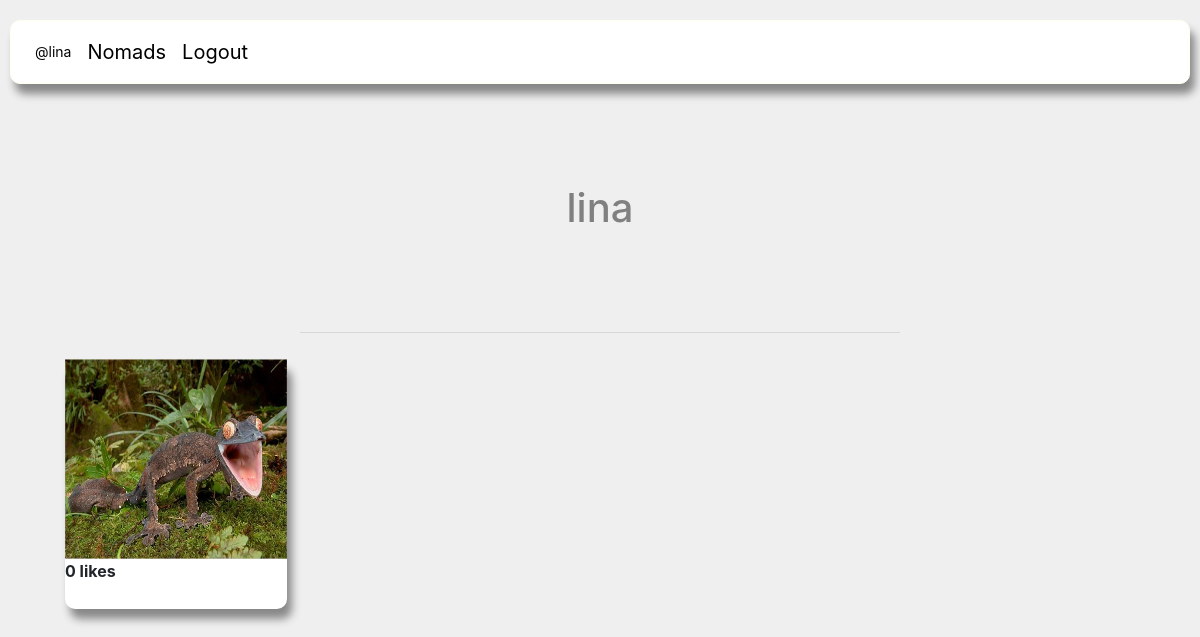
The page /users_post/2 on the database as committed earlier.
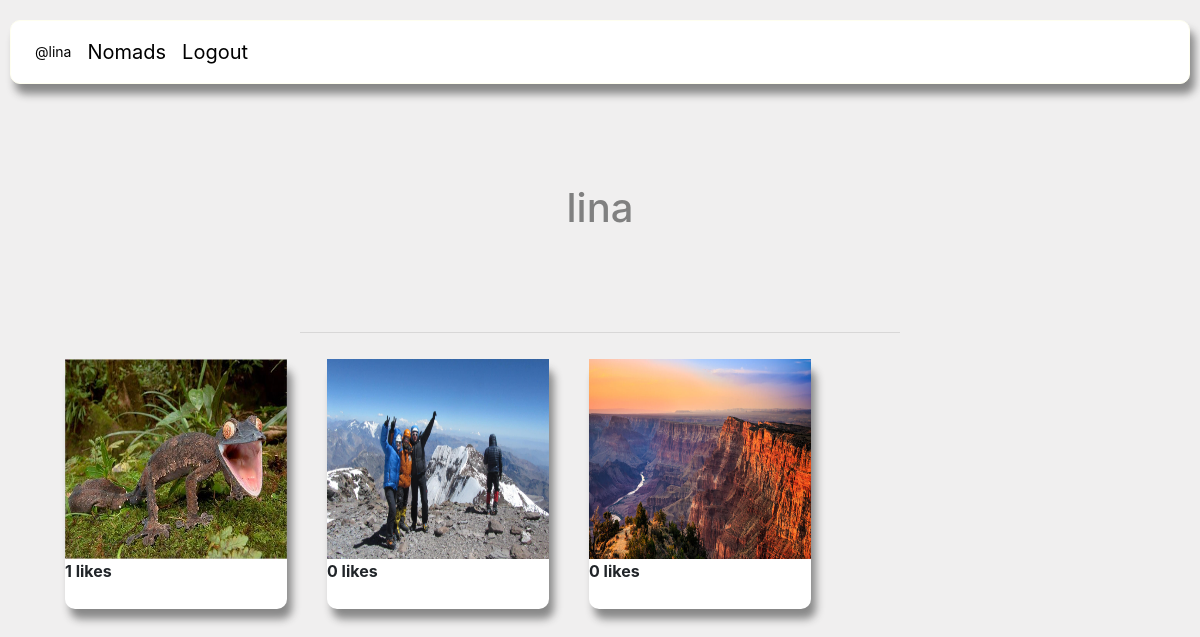
The same page on the database as committed later.
### nomadapp/models/post.py (models this page shows, shortened)
class Post(models.Model):
    user = models.ForeignKey(User, on_delete=models.CASCADE, related_name='comment')
    title = models.CharField(max_length=50)
    location = models.CharField(max_length=255, blank=True, default=None)
    description = models.TextField(blank=True, default='')
    date = models.DateField(auto_now=False, auto_now_add=False,)
    liked = models.ManyToManyField(User, default=None,blank=True,related_name='liked')
    post_image = models.ImageField(blank=True, upload_to='images/')
    class Meta:
        verbose_name = ("post")
        verbose_name_plural = ("posts")

### nomadapp/views/posts/user_post_list.py (the view)
# urls.py: path('users_post/<int:user_id>', user_post_list, name='users_post'),
def user_post_list(request, user_id):
    if request.method == 'GET':
        user = get_user(user_id)
        users_post = Post.objects.filter(user_id=user.id)
        template = 'posts/user_post_list.html'
        context = {
        'user': user,
        'users_post': users_post
        }
        return render(request, template, context)

### nomadapp/views/posts/user_post_list.py (called while the page is built)
def get_user(user_id):
    return User.objects.get(pk=user_id)

### nomadapp/templates/posts/user_post_list.html (shortened to what this page needs)
{% extends 'shared/base.html' %}
{% load static %}
{% block css %}
    <link rel="stylesheet" href="{% static 'styles/user_posts.css' %}" />
{% endblock %}
{% block content %}
<h1 class="username">{{user.username}}</h1>
<hr>
    <div class="container">
        {% for post in users_post %}
            <div class="post_card">
            <img class="post_photo" src="{{post.post_image.url}}"></img>
            <div><strong>{{post.liked.all.count}} likes</strong></div>
            </div>
        {% endfor %}
</div>
{% endblock %}

Rows that differ between the two databases and show on the page:
computed for Post (number 1 of 3 on the later page): liked.all.count "0" → "1"
added Post: post_image (picture), liked.all.count "0"
added Post: post_image (picture), liked.all.count "0"
